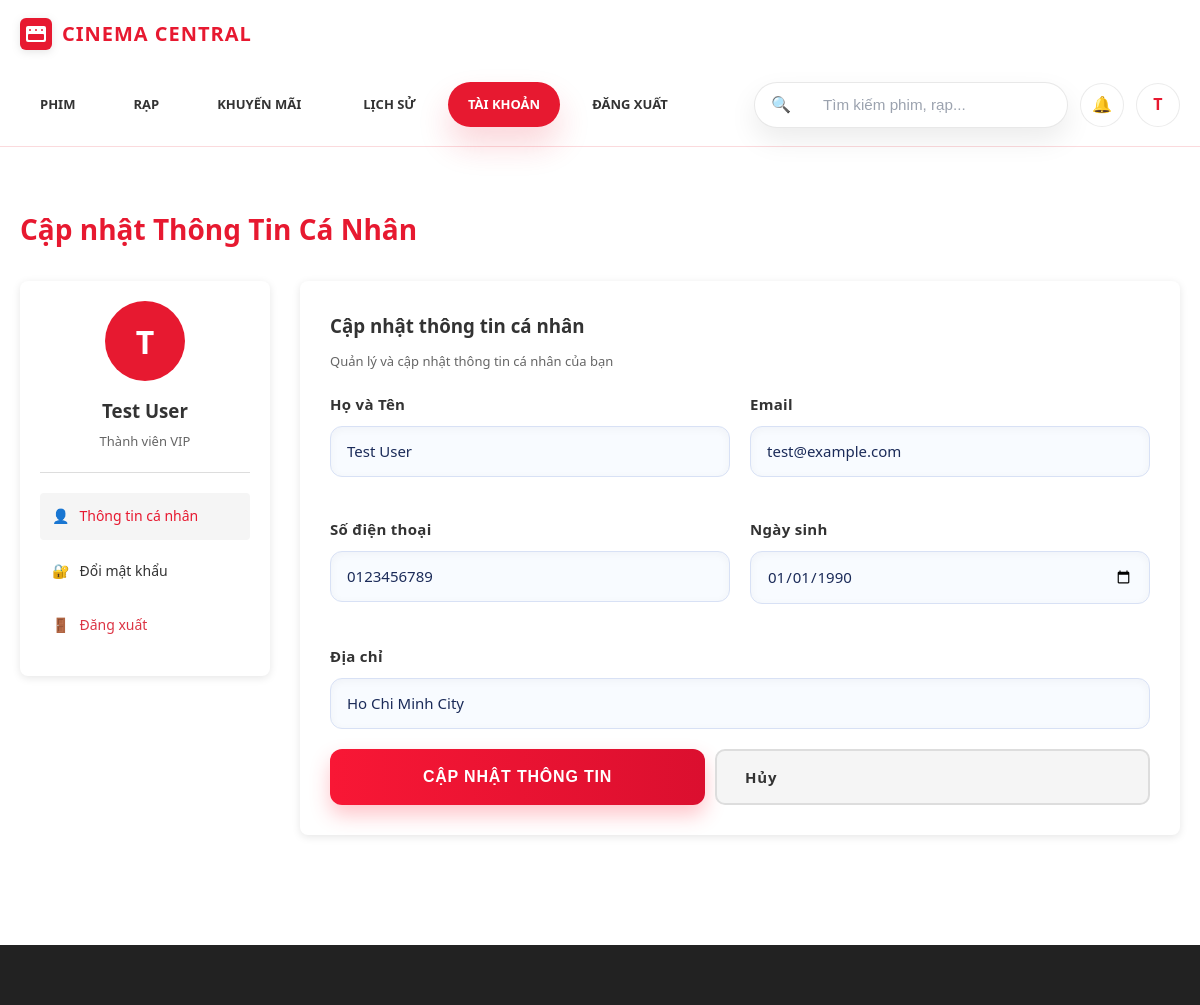
The app's page /web.php?action=profile (signed in) with its own data.
### tables this page shows
CREATE TABLE Users (
    user_id INT AUTO_INCREMENT PRIMARY KEY,
    full_name VARCHAR(100) NOT NULL,
    email VARCHAR(100) UNIQUE NOT NULL,
    password VARCHAR(255) NOT NULL,
    phone VARCHAR(20) DEFAULT NULL,
    birthday DATE DEFAULT NULL,
    address VARCHAR(255) DEFAULT NULL,
    role ENUM('customer','staff','admin') NOT NULL,
    status ENUM('active','inactive') DEFAULT 'active',
    created_at TIMESTAMP DEFAULT CURRENT_TIMESTAMP
);

### web.php (called while the page is built)
<?php
require_once __DIR__ . '/routes/web.php';
?>

### config/database.php (called while the page is built)
<?php
class Database {
    private $host = 'localhost';
    private $db_name = 'movie_booking';
    private $username = 'root';
    private $password = '';
    public function getConnection() {
        try {
            $conn = new PDO(
                "mysql:host={$this->host};dbname={$this->db_name};charset=utf8",
                $this->username,
                $this->password
            );
            $conn->setAttribute(PDO::ATTR_ERRMODE, PDO::ERRMODE_EXCEPTION);
            return $conn;
        } catch (PDOException $e) {
            echo "Lỗi kết nối: " . $e->getMessage();
            return null;
        }
    }
}

### models/User.php (called while the page is built, shortened)
<?php
require_once 'config/database.php';
class User {
    private $conn;
    private $table_name = "Users";
    public function __construct() {
        $database = new Database();
        $this->conn = $database->getConnection();
    }
    public function getUserById($user_id) {
        $sql = "SELECT user_id, full_name, email, phone, birthday, address, role, status
        FROM $this->table_name
        WHERE user_id = :user_id LIMIT 0,1";
        $stmt = $this->conn->prepare($sql);
        $stmt->bindParam(":user_id", $user_id, PDO::PARAM_INT);
        $stmt->execute();
        return $stmt->fetch(PDO::FETCH_ASSOC);
    }
}
?>

### views/auth/profile.php (the view, shortened to what this page needs)
<?php require_once __DIR__ . '/../layouts/header.php'; ?>
<div class="profile-container">
    <div class="profile-header">
        <h2>Cập nhật Thông Tin Cá Nhân</h2>
    </div>
    <div class="profile-content">
        <aside class="profile-sidebar">
            <div class="user-avatar">
                <span class="avatar-initial"><?php echo strtoupper(substr($user['full_name'], 0, 1)); ?></span>
            </div>
            <div class="user-info-sidebar">
                <h3><?php echo htmlspecialchars($user['full_name']); ?></h3>
                <p>Thành viên VIP</p>
            </div>
            <nav class="profile-menu">
                <a href="web.php?action=profile" class="menu-item active">
                    <span>👤</span> Thông tin cá nhân
                </a>
                <a href="web.php?action=change-password" class="menu-item">
                    <span>🔐</span> Đổi mật khẩu
                </a>
                <a href="web.php?action=logout" class="menu-item logout">
                    <span>🚪</span> Đăng xuất
                </a>
            </nav>
        </aside>
        <div class="profile-main">
            <div class="profile-card">
                <h3>Cập nhật thông tin cá nhân</h3>
                <p class="card-subtitle">Quản lý và cập nhật thông tin cá nhân của bạn</p>
                <form method="POST" class="profile-form">
                    <div class="form-group-row">
                        <div class="form-group">
                            <label for="full_name">Họ và Tên</label>
                            <input type="text" id="full_name" name="full_name" class="form-control" value="<?php echo htmlspecialchars($user['full_name']); ?>" required>
                        </div>
                        <div class="form-group">
                            <label for="email">Email</label>
                            <input type="email" id="email" name="email" class="form-control" value="<?php echo htmlspecialchars($user['email']); ?>" required>
                        </div>
                    </div>
                    <div class="form-group-row">
                        <div class="form-group">
                            <label for="phone">Số điện thoại</label>
                            <input type="tel" id="phone" name="phone" class="form-control" value="<?php echo htmlspecialchars($user['phone'] ?? ''); ?>">
                        </div>
                        <div class="form-group">
                            <label for="birthday">Ngày sinh</label>
                            <input type="date" id="birthday" name="birthday" class="form-control" value="<?php echo htmlspecialchars($user['birthday'] ?? ''); ?>">
                        </div>
                    </div>
                    <div class="form-group">
                        <label for="address">Địa chỉ</label>
                        <input type="text" id="address" name="address" class="form-control" value="<?php echo htmlspecialchars($user['address'] ?? ''); ?>">
                    </div>
                    <div class="form-actions">
                        <button type="submit" class="btn btn-primary">Cập nhật thông tin</button>
                        <a href="web.php?action=profile" class="btn btn-secondary">Hủy</a>
                    </div>
                </form>
            </div>
        </div>
    </div>
</div>
<?php require_once __DIR__ . '/../layouts/footer.php'; ?>

### assets/css/style.css (style rules this page uses)
* { margin: 0; padding: 0; box-sizing: border-box; }
:root { --primary-color: #e71930; --secondary-color: #f5f5f5; --text-dark: #333; --text-light: #666; --border-color: #ddd; --success-color: #28a745; --error-color: #dc3545; --warning-color: #ffc107; }
html, body { height: 100%; }
body { font-family: 'Segoe UI', Tahoma, Geneva, Verdana, sans-serif; line-height: 1.6; color: var(--text-dark); background-color: #ffffff; }
body { background: #ffffff; }
.form-group label { display: block; margin-bottom: 10px; font-weight: 600; color: var(--text-dark); font-size: 15px; letter-spacing: 0.3px; }
.form-group { margin-bottom: 20px; }
.form-control { line-height: 1.4; min-height: 46px; font-size: 15px; }
.form-control { width: 100%; padding: 14px 16px; border: 1px solid #d8e1f5; border-radius: 12px; font-size: 15px; transition: all 0.2s ease; background: #f8fbff; font-family: inherit; color: #1b2b59; box-shadow: inset 0 2px 8px rgba(8, 21, 56, 0.04); }
.form-control::placeholder { color: #aaa; }
.btn { padding: 14px 28px; border: none; border-radius: 10px; font-size: 15px; font-weight: 800; cursor: pointer; transition: all 0.3s ease; text-decoration: none; display: inline-block; letter-spacing: 0.8px; }
.btn-primary { background: linear-gradient(90deg, #f81735 0%, #db0f2f 100%); color: white; width: 100%; margin-bottom: 18px; box-shadow: 0 10px 20px rgba(255, 45, 65, 0.28); padding: 14px 0; border-radius: 12px; font-size: 16px; font-weight: 800; text-transform: uppercase; display: inline-flex; justify-content: center; align-items: center; text-align: center; }
.btn-secondary { background: var(--secondary-color); color: var(--text-dark); border: 2px solid var(--border-color); }
.profile-container { max-width: 1200px; margin: 0 auto; padding: 20px; }
.profile-header { margin-bottom: 30px; }
.profile-header h2 { color: var(--primary-color); font-size: 28px; }
.profile-content { display: grid; grid-template-columns: 250px 1fr; gap: 30px; }
.profile-sidebar { background: white; border-radius: 8px; padding: 20px; box-shadow: 0 2px 8px rgba(0, 0, 0, 0.1); height: fit-content; }
.user-avatar { width: 80px; height: 80px; margin: 0 auto 15px; border-radius: 50%; background: var(--primary-color); display: flex; align-items: center; justify-content: center; color: white; font-size: 32px; }
.avatar-initial { display: flex; align-items: center; justify-content: center; width: 100%; height: 100%; font-weight: bold; }
.user-info-sidebar { text-align: center; margin-bottom: 20px; padding-bottom: 20px; border-bottom: 1px solid var(--border-color); }
.user-info-sidebar h3 { margin-bottom: 5px; color: var(--text-dark); }
.user-info-sidebar p { color: var(--text-light); font-size: 13px; }
.profile-menu { display: flex; flex-direction: column; }
.menu-item { display: flex; align-items: center; gap: 10px; padding: 12px; color: var(--text-dark); text-decoration: none; border-radius: 4px; transition: all 0.3s; margin-bottom: 8px; font-size: 14px; }
.menu-item:hover, .menu-item.active { background: var(--secondary-color); color: var(--primary-color); }
.menu-item.logout { color: var(--error-color); }
.profile-main { display: flex; flex-direction: column; gap: 30px; }
.profile-card { background: white; border-radius: 8px; padding: 30px; box-shadow: 0 2px 8px rgba(0, 0, 0, 0.1); }
.profile-card h3 { color: var(--text-dark); margin-bottom: 10px; }
.card-subtitle { color: var(--text-light); font-size: 13px; margin-bottom: 20px; }
.profile-form { margin-top: 20px; }
.form-group-row { display: grid; grid-template-columns: 1fr 1fr; gap: 20px; margin-bottom: 20px; }
.form-actions { display: flex; gap: 10px; margin-top: 20px; }
.form-actions .btn { flex: 1; margin-bottom: 0; }
.form-actions .btn-secondary { width: auto; }

### records on screen
users: full_name "T", full_name "Test User", email "test@example.com", phone "0123456789", birthday "01/01/1990", address "Ho Chi Minh City"

### other values on screen
substr($_SESSION['full_name'], 0, 1) "T"
